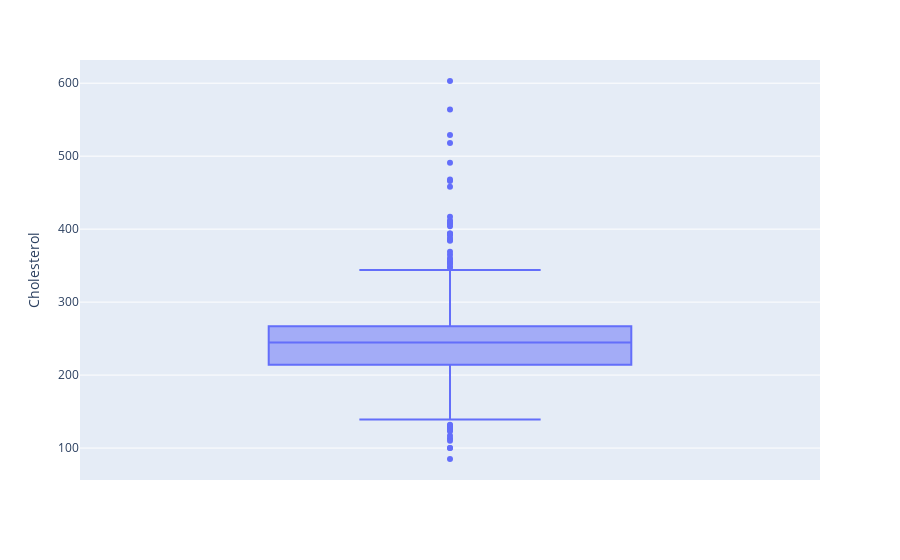

Notebook cell for this chart:
### Code cell
# Colesterol
px.box(dados2, y='Cholesterol')

### Figure 1 — Plotly figure (JSON) as saved in the notebook; plotly's stock layout.template omitted (floating-point values rounded to 4 significant figures; data arrays with more than 128 entries replaced by an {"elided": "..."} marker saying what was removed)
{"data": [{"alignmentgroup": "True", "hovertemplate": "Cholesterol=%{y}<extra></extra>", "legendgroup": "", "marker": {"color": "#636efa"}, "name": "", "notched": false, "offsetgroup": "", "orientation": "v", "showlegend": false, "type": "box", "x0": " ", "xaxis": "x", "y": {"elided": "917 float values"}, "y0": " ", "yaxis": "y"}], "layout": {"autosize": true, "boxmode": "group", "legend": {"tracegroupgap": 0}, "margin": {"t": 60}, "xaxis": {"anchor": "y", "autorange": true, "domain": [0, 1], "range": [-0.5, 0.5], "type": "category"}, "yaxis": {"anchor": "x", "autorange": true, "domain": [0, 1], "range": [56.22, 631.8], "title": {"text": "Cholesterol"}, "type": "linear"}}}
